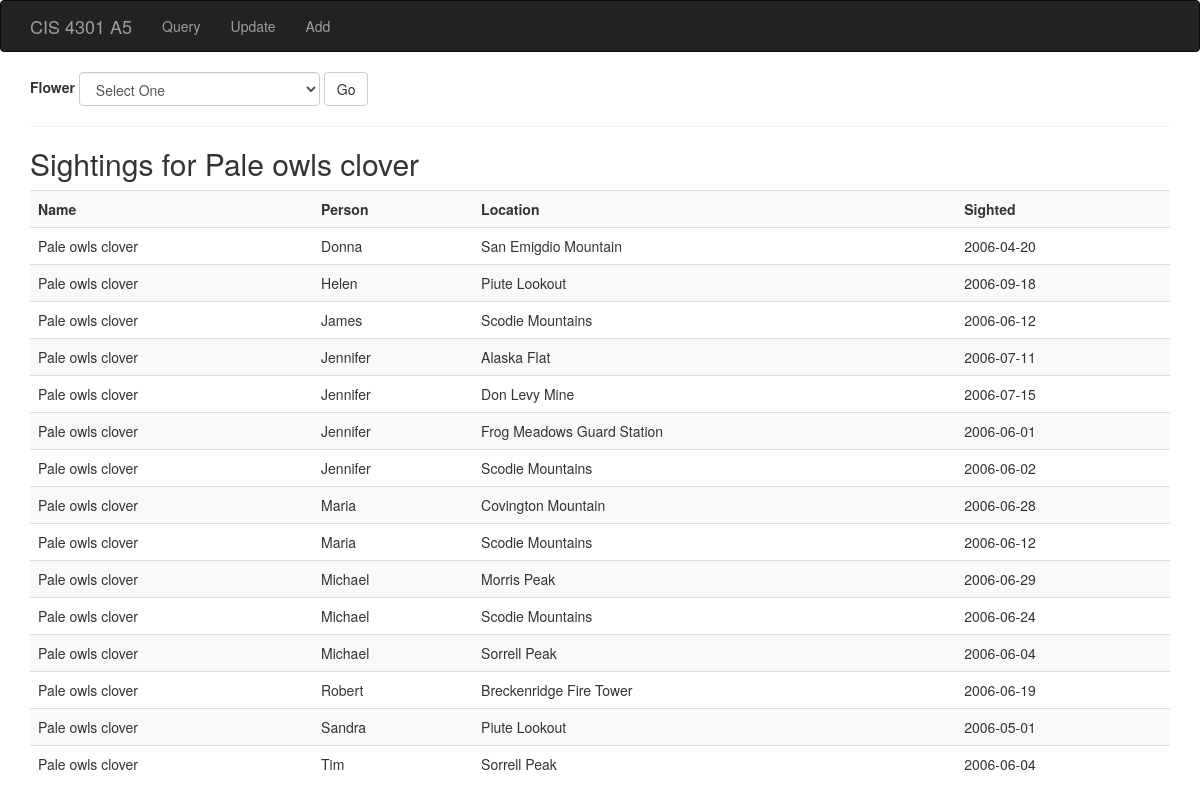
/index.php?flower=Pale owls clover, run on the app's committed database.
### tables this page shows
CREATE TABLE SIGHTINGS 
(NAME VARCHAR(30) , PERSON VARCHAR(30), 
 LOCATION VARCHAR(30) , SIGHTED DATE, 
 CONSTRAINT sightings_pk PRIMARY KEY 
 (NAME, PERSON, LOCATION, SIGHTED),
CONSTRAINT fk1_sightings
  FOREIGN KEY (NAME)
          REFERENCES FLOWERS(COMNAME),
CONSTRAINT fk2_sightings
  FOREIGN KEY (LOCATION)
          REFERENCES FEATURES(LOCATION)
);

### database.php (called while the page is built, shortened)
<?php
class Database{
	public $conn = null;
	public function getConnection(){
		if(!isset($conn)|| is_null($conn)){
				$this->conn = new PDO('sqlite:./flowers.db');
		}
	}
	public function getSightings($flower){
		$sql = "SELECT * FROM SIGHTINGS WHERE NAME = :flower";
		$stmt = $this->conn->prepare($sql);
		$stmt->execute(array(':flower' => $flower));
		$results = $stmt -> fetchAll();
		$results_array = array();
		foreach($results as $row){
			$cur_row = array();
			$cur_row['name'] = $row['NAME'];
			$cur_row['person'] = $row['PERSON'];
			$cur_row['location'] = $row['LOCATION'];
			$cur_row['sighted'] = $row['SIGHTED'];
			$results_array[] = $cur_row;
		}
		return $results_array;
	}
	public function close(){
		$this->conn = null;
	}
}

### index.php (the view, shortened to what this page needs)
<?php require 'header.php';
  require 'database.php';
  $db = new Database();
  if(isset($_GET) && isset($_GET['flower'])){
    if($_GET['flower'] == -1){
      $message = "Please select a flower";
    }
    else {
      $flower = $_GET['flower'];
      $sightings = $db->getSightings($flower);
    }
  }
?>
    <div class="container">
        <form class="form-inline" method = "get">
    		  <div class="form-group">
      			<label for="flower">Flower</label>
      			<select class="form-control" id="flower"  name = "flower">
              <option value = "-1">Select One</option>
            </select>
    		  </div>
		  <button type="submit" class="btn btn-default">Go</button>
		</form>
		<hr>
    <?php if(isset($sightings)): ?>
		<h2>Sightings for <?= $flower ?></h2>
		<table class="table table-striped">
			<tr>
				<th>Name</th>
				<th>Person</th>
				<th>Location</th>
				<th>Sighted</th>
			</tr>
      <?php
        foreach($sightings as $s):
      ?>
        <tr>
          <td><?=$s['name']?></td>
          <td><?=$s['person']?></td>
          <td><?=$s['location']?></td>
          <td><?=$s['sighted']?></td>
        </tr>
      <?php
    endforeach;
       ?>
		</table>
  <?php endif; ?>
    </div>
 <?php require 'footer.php' ?>

### data on the page
sightings: NAME "Pale owls clover", PERSON "Donna", LOCATION "San Emigdio Mountain", SIGHTED "2006-04-20"
sightings: NAME "Pale owls clover", PERSON "Helen", LOCATION "Piute Lookout", SIGHTED "2006-09-18"
sightings: NAME "Pale owls clover", PERSON "James", LOCATION "Scodie Mountains", SIGHTED "2006-06-12"
sightings: NAME "Pale owls clover", PERSON "Jennifer", LOCATION "Alaska Flat", SIGHTED "2006-07-11"
sightings: NAME "Pale owls clover", PERSON "Jennifer", LOCATION "Don Levy Mine", SIGHTED "2006-07-15"
sightings: NAME "Pale owls clover", PERSON "Jennifer", LOCATION "Frog Meadows Guard Station", SIGHTED "2006-06-01"
sightings: NAME "Pale owls clover", PERSON "Jennifer", LOCATION "Scodie Mountains", SIGHTED "2006-06-02"
sightings: NAME "Pale owls clover", PERSON "Maria", LOCATION "Covington Mountain", SIGHTED "2006-06-28"
sightings: NAME "Pale owls clover", PERSON "Maria", LOCATION "Scodie Mountains", SIGHTED "2006-06-12"
sightings: NAME "Pale owls clover", PERSON "Michael", LOCATION "Morris Peak", SIGHTED "2006-06-29"
sightings: NAME "Pale owls clover", PERSON "Michael", LOCATION "Scodie Mountains", SIGHTED "2006-06-24"
sightings: NAME "Pale owls clover", PERSON "Michael", LOCATION "Sorrell Peak", SIGHTED "2006-06-04"
sightings: NAME "Pale owls clover", PERSON "Robert", LOCATION "Breckenridge Fire Tower", SIGHTED "2006-06-19"
sightings: NAME "Pale owls clover", PERSON "Sandra", LOCATION "Piute Lookout", SIGHTED "2006-05-01"
sightings: NAME "Pale owls clover", PERSON "Tim", LOCATION "Sorrell Peak", SIGHTED "2006-06-04"

### other printed values
$flower "Pale owls clover"
